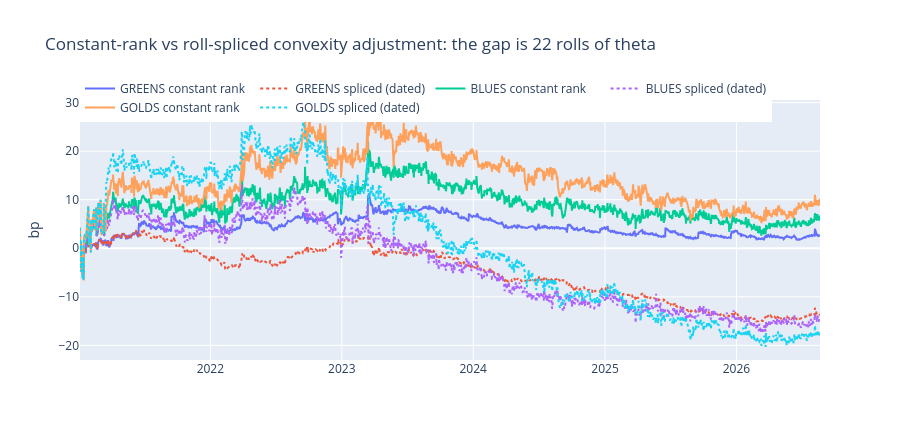

Notebook cell for this chart:
### Markdown cell above
## 10. A5 — the dated, hold-through-the-roll package

"Flat across the roll" was only ever a proxy for *do not book a
contract-switching jump as P&L*. A **dated** package has no label to switch,
so it can be held straight through. Signal on the causal forward-adjusted roll
splice; P&L on the engine only.

### Code cell
_rows = []
for _lab in U.PRIMARY_STRUCTURES:
    _raw = CA[U.ca_col(_lab)].dropna()
    _sp = S.roll_spliced(_raw, ROLLS_CA)
    _nv = LEGS[GG.vol_bench_col(_lab)].astype(float).reindex(_raw.index)
    _theta = S.ca_theta_bp_per_year(_nv, U.mean_t1_series(_raw.index, _lab))
    _rows.append({"structure": _lab, "raw_last": _raw.iloc[-1],
                  "spliced_last": _sp.iloc[-1],
                  "spliced_drift_bp": _sp.iloc[-1] - _sp.iloc[0],
                  "predicted_theta_bp": float(_theta.mean() * SPAN_Y)})
SPLICE = pd.DataFrame(_rows).set_index("structure")
print(SPLICE.round(3).to_string())
print("\nThe spliced series is the level path of a position nobody rolls, and "
      "its drift IS the theta. The constant-rank series looks stable only "
      "because the roll reset pays the decay back -- a third confirmation of "
      "the same identity.")

_f = go.Figure()
for _lab in ("GREENS", "BLUES", "GOLDS"):
    _raw = CA[U.ca_col(_lab)].dropna()
    _f.add_trace(go.Scatter(x=_raw.index, y=_raw, name=f"{_lab} constant rank"))
    _f.add_trace(go.Scatter(x=_raw.index, y=S.roll_spliced(_raw, ROLLS_CA),
                            name=f"{_lab} spliced (dated)", line=dict(dash="dot")))
_f.update_layout(title="Constant-rank vs roll-spliced convexity adjustment: "
                       "the gap is 22 rolls of theta",
                 yaxis_title="bp", height=440,
                 legend=dict(orientation="h", y=1.10))
_f.show()

### Figure 1 — Plotly figure (JSON) as saved in the notebook; plotly's stock layout.template omitted (floating-point values rounded to 4 significant figures; data arrays with more than 128 entries replaced by an {"elided": "..."} marker saying what was removed)
{"data": [{"name": "GREENS constant rank", "type": "scatter", "x": {"elided": "1409 str values"}, "y": {"elided": "1409 float values"}}, {"line": {"dash": "dot"}, "name": "GREENS spliced (dated)", "type": "scatter", "x": {"elided": "1409 str values"}, "y": {"elided": "1409 float values"}}, {"name": "BLUES constant rank", "type": "scatter", "x": {"elided": "1409 str values"}, "y": {"elided": "1409 float values"}}, {"line": {"dash": "dot"}, "name": "BLUES spliced (dated)", "type": "scatter", "x": {"elided": "1409 str values"}, "y": {"elided": "1409 float values"}}, {"name": "GOLDS constant rank", "type": "scatter", "x": {"elided": "1409 str values"}, "y": {"elided": "1409 float values"}}, {"line": {"dash": "dot"}, "name": "GOLDS spliced (dated)", "type": "scatter", "x": {"elided": "1409 str values"}, "y": {"elided": "1409 float values"}}], "layout": {"height": 440, "legend": {"orientation": "h", "y": 1.1}, "title": {"text": "Constant-rank vs roll-spliced convexity adjustment: the gap is 22 rolls of theta"}, "yaxis": {"title": {"text": "bp"}}}}
